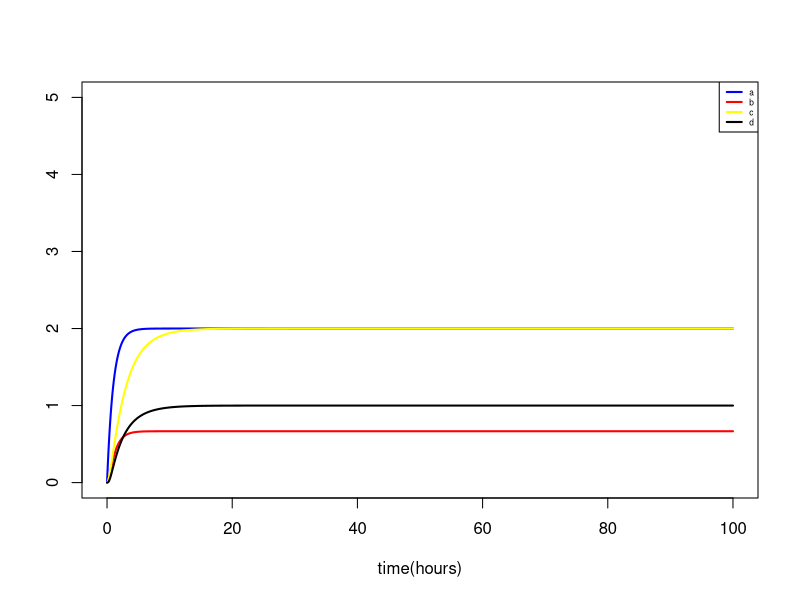

Recreate this plot in R.
############################################################
##a simple model for different states of a protein in a signaling cascade.
##written by Mengyue Lei (1155105728@link.cuhk.edu.hk), last change 1/15/2018
############################################################
rm(list=ls()) #this clears the workspace to make sure no leftover variables are floating around. Not strictly needed
graphics.off(); #close all graphics windows
library(deSolve)  #loads ODE solver package

#functions come first, main program below

###################################################################
#function that specificies the ode model called by lsoda (the ode solver) 
###################################################################
odeequations=function(t,y,pars) 
{ 
  #Note: y is a vector containing the variables of our system, pars is a vector containing the parameters
  a=y[1]; b=y[2]; c=y[3]; d=y[4]  #different states of a protein
  k1=pars[1]; k2=pars[2]; k3=pars[3]; k4=pars[4]; k5=pars[5]; k6=pars[6];#model parameters, passed as vector "par" into function by main program
  
  #these are the differential equations
  dadt=k1-k2*a;
  dbdt=k2*a-k3*b;
  dcdt=k2*a+k5*d^2-k4*c;
  dddt=2*k4*c-k5*d^2-k6*d;
  
  
  return(list(c(dadt,dbdt,dcdt,dddt))); #this is returned to the calling function.
  
} #end function specifying the ODEs

###################################################################
#main program
###################################################################
#initial number
a=0;  
b=0;
c=0;
d=0;
Y0=c(a,b,c,d);  #combine initial conditions into a vector 

#values for model parameters, units are assumed to be 1/hours
k1=2; 
k2=1;
k3=3;
k4=2;
k5=2;
k6=6;
pars=c(k1,k2,k3,k4,k5,k6); #vector of parameters which is sent to the ODE function

tmax=100; #number of days for which to run the simulation
timevec=seq(0,tmax,0.1); #vector of times for which integration is evaluated (from 0 to 10 hours in steps of 0.01)

#call ode-solver to integrate ODEs
#integrate for time "timevec", starting with initial condition 'Y0'. 
odeoutput=lsoda(Y0,timevec,odeequations,pars);

#plot results
#first column contains time vector, the following columns contain variables 1 (bacteria) and 2 (immune response)
plot(odeoutput[,1],odeoutput[,2],type="l",xlab="time(hours)",ylab="",col="blue",lwd=2, xlim=c(0,tmax),ylim=c(0,5))
lines(odeoutput[,1],odeoutput[,3],type="l",col="red",lwd=2)
lines(odeoutput[,1],odeoutput[,4],type="l",col="yellow",lwd=2)
lines(odeoutput[,1],odeoutput[,5],type="l",col="black",lwd=2)
legend("topright", c("a","b","c","d"),col = c("blue","red","yellow","black"),lwd=2, cex = 0.5)

###################################################################
#end main program
################################################################### 
